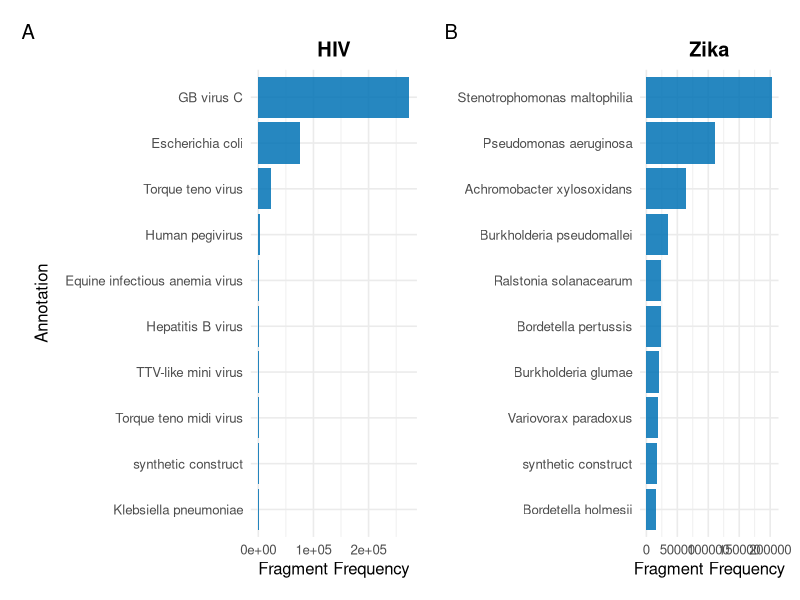
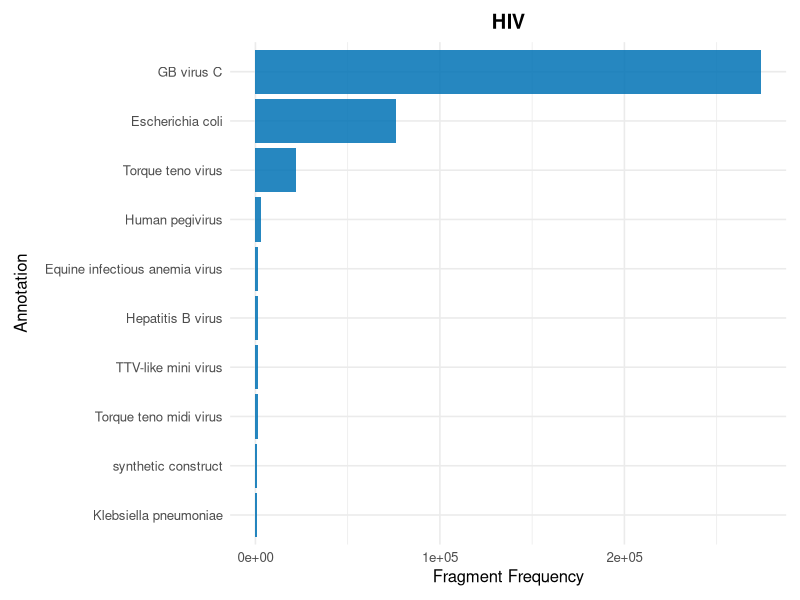
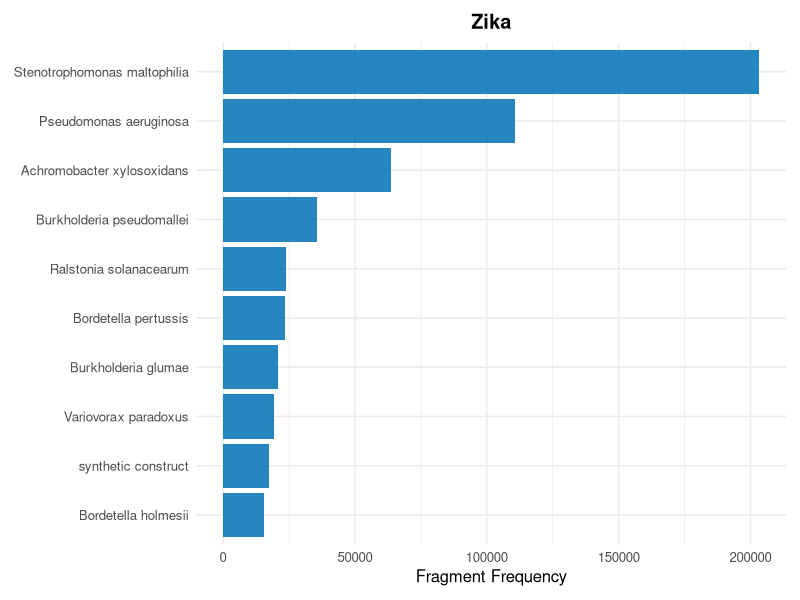

Reproduce these figures in R, in order.
library(ggplot2)
library(dplyr)
library(ggsci)
library(patchwork)

# ---- Read Data ----
hiv_data <- read.table("PRJ.04.HIV.annotation.txt", header = TRUE, sep = "\t", stringsAsFactors = FALSE)
zika_data <- read.table("PRJ.05.zika.annotation.txt", header = TRUE, sep = "\t", stringsAsFactors = FALSE)

# ---- Get Top 10 Annotations by Frequency ----
get_top10 <- function(df) {
  df %>%
    group_by(annotation, status) %>%
    summarise(total_freq = sum(frquency, na.rm = TRUE), .groups = "drop") %>%
    arrange(desc(total_freq)) %>%
    slice_max(total_freq, n = 10) %>%
    mutate(annotation = reorder(annotation, total_freq))
}

hiv_top10 <- get_top10(hiv_data)
zika_top10 <- get_top10(zika_data)

# ---- Define Colors ----
nejm_colors <- pal_nejm("default")(2)
fill_colors <- c("Annotated" = nejm_colors[2], "Unannotated" = "grey50")

# ---- Plot Function ----
make_plot <- function(df, title) {
  ggplot(df, aes(x = total_freq, y = annotation, fill = status)) +
    geom_col(alpha = 0.85) +
    scale_fill_manual(values = fill_colors) +
    labs(title = title, x = "Fragment Frequency", y = "Annotation") +
    theme_minimal(base_size = 12) +
    theme(legend.position="none",
      plot.title = element_text(hjust = 0.5, face = "bold"),
      axis.title.y = element_text(margin = margin(r = 10)),
      legend.title = element_blank(),
      plot.margin = margin(10, 10, 10, 10)
    )
}

# ---- Create Plots ----
plot_hiv <- make_plot(hiv_top10, "HIV")
plot_zika <- make_plot(zika_top10, "Zika") +
  theme(axis.title.y = element_blank())

# ---- Combine ----
combined_plot <- plot_hiv + plot_zika +
  plot_layout(widths = c(1.2, 1)) +
  plot_annotation(tag_levels = "A")
